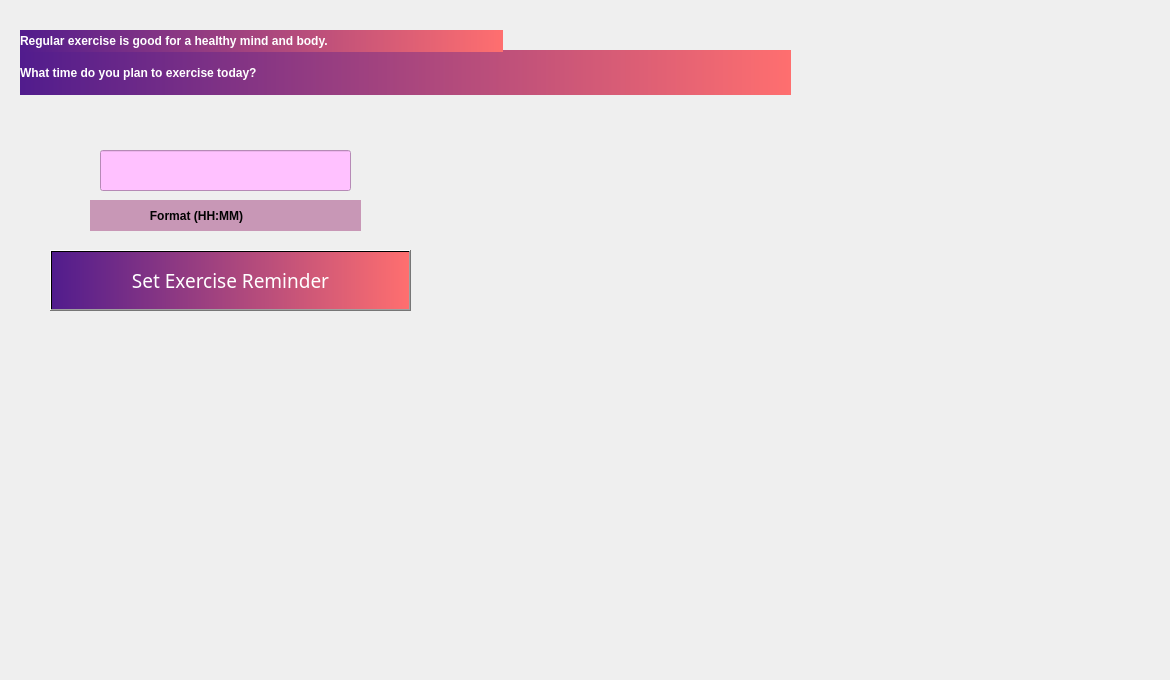
    <widget class="QWidget" name="tab_8">
     <attribute name="title">
      <string>Exercise reminder</string>
     </attribute>
     <widget class="QLabel" name="exercise_bg">
      <property name="geometry">
       <rect>
        <x>0</x>
        <y>0</y>
        <width>1161</width>
        <height>671</height>
       </rect>
      </property>
      <property name="text">
       <string/>
      </property>
      <property name="pixmap">
       <pixmap>../Python/BG/yoga.jpg</pixmap>
      </property>
      <property name="scaledContents">
       <bool>true</bool>
      </property>
     </widget>
     <widget class="QLabel" name="information_label_8">
      <property name="geometry">
       <rect>
        <x>20</x>
        <y>50</y>
        <width>771</width>
        <height>45</height>
       </rect>
      </property>
      <property name="styleSheet">
       <string notr="true">background-color: qlineargradient(spread:pad, x1:0, y1:0, x2:1, y2:0, stop:0 rgba(81, 28, 141, 255), stop:1 rgba(255, 111, 111, 255));
font: 75 22pt &quot;MS Shell Dlg 2&quot;;
font-weight: bold;
color: rgb(255, 255, 255);</string>
      </property>
      <property name="text">
       <string>What time do you plan to exercise today?</string>
      </property>
     </widget>
     <widget class="QLabel" name="information_label_9">
      <property name="geometry">
       <rect>
        <x>20</x>
        <y>30</y>
        <width>483</width>
        <height>22</height>
       </rect>
      </property>
      <property name="styleSheet">
       <string notr="true">background-color: qlineargradient(spread:pad, x1:0, y1:0, x2:1, y2:0, stop:0 rgba(81, 28, 141, 255), stop:1 rgba(255, 111, 111, 255));
font: 11pt &quot;MS Shell Dlg 2&quot;;
font-weight: bold;
color: rgb(255, 255, 255);</string>
      </property>
      <property name="text">
       <string>Regular exercise is good for a healthy mind and body.</string>
      </property>
     </widget>
     <widget class="QPushButton" name="exercise_btn">
      <property name="geometry">
       <rect>
        <x>50</x>
        <y>250</y>
        <width>361</width>
        <height>61</height>
       </rect>
      </property>
      <property name="font">
       <font>
        <family>Berlin Sans FB Demi</family>
        <pointsize>14</pointsize>
        <weight>9</weight>
        <italic>false</italic>
        <bold>false</bold>
       </font>
      </property>
      <property name="toolTip">
       <string>&lt;html&gt;&lt;head/&gt;&lt;body&gt;&lt;p&gt;&lt;span style=&quot; font-size:8pt; font-weight:600;&quot;&gt;Turn on&lt;/span&gt;&lt;/p&gt;&lt;/body&gt;&lt;/html&gt;</string>
      </property>
      <property name="styleSheet">
       <string notr="true">background-color: qlineargradient(spread:pad, x1:0, y1:0, x2:1, y2:0, stop:0 rgba(81, 28, 141, 255), stop:1 rgba(255, 111, 111, 255));
font: 75 14pt &quot;Berlin Sans FB Demi&quot;;
color: rgb(255, 255, 255);</string>
      </property>
      <property name="text">
       <string>Set Exercise Reminder</string>
      </property>
     </widget>
     <widget class="QLineEdit" name="exercise_time">
      <property name="geometry">
       <rect>
        <x>100</x>
        <y>150</y>
        <width>251</width>
        <height>41</height>
       </rect>
      </property>
      <property name="styleSheet">
       <string notr="true">background-color: rgb(255, 193, 255);</string>
      </property>
      <property name="text">
       <string/>
      </property>
     </widget>
     <widget class="QLabel" name="exercise_format">
      <property name="geometry">
       <rect>
        <x>90</x>
        <y>200</y>
        <width>271</width>
        <height>31</height>
       </rect>
      </property>
      <property name="styleSheet">
       <string notr="true">color: qlineargradient(spread:pad, x1:0, y1:0, x2:1, y2:0, stop:0 rgba(0, 0, 0, 227), stop:0.994737 rgba(0, 0, 0, 252));
font: 75 9.7pt &quot;Berlin Sans FB Demi&quot;;
font-weight: bold;
background-color: rgb(200, 151, 182);</string>
      </property>
      <property name="text">
       <string>                  Format (HH:MM)</string>
      </property>
     </widget>
    </widget>
